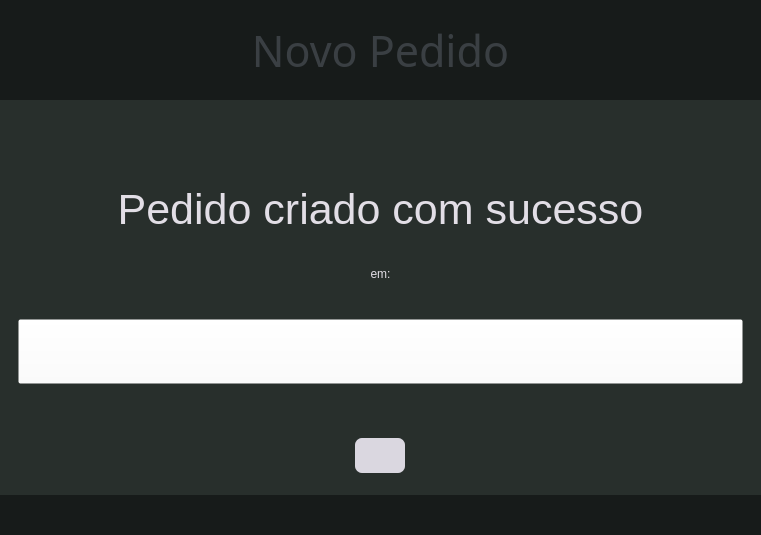
<?xml version="1.0" encoding="UTF-8"?>
<ui version="4.0">
 <class>novoPedidoDone</class>
 <widget class="QMainWindow" name="novoPedidoDone">
  <property name="geometry">
   <rect>
    <x>0</x>
    <y>0</y>
    <width>761</width>
    <height>535</height>
   </rect>
  </property>
  <property name="windowTitle">
   <string>Novo Pedido</string>
  </property>
  <property name="windowIcon">
   <iconset resource="gui_data/resources.qrc">
    <normaloff>:/icon/images/invoiceIcon.png</normaloff>:/icon/images/invoiceIcon.png</iconset>
  </property>
  <widget class="QWidget" name="centralwidget">
   <layout class="QVBoxLayout" name="verticalLayout">
    <property name="spacing">
     <number>0</number>
    </property>
    <property name="leftMargin">
     <number>0</number>
    </property>
    <property name="topMargin">
     <number>0</number>
    </property>
    <property name="rightMargin">
     <number>0</number>
    </property>
    <property name="bottomMargin">
     <number>0</number>
    </property>
    <item>
     <widget class="QFrame" name="Header">
      <property name="maximumSize">
       <size>
        <width>16777215</width>
        <height>100</height>
       </size>
      </property>
      <property name="styleSheet">
       <string notr="true">
background-color: rgb(23, 27, 26);</string>
      </property>
      <property name="frameShape">
       <enum>QFrame::NoFrame</enum>
      </property>
      <property name="frameShadow">
       <enum>QFrame::Raised</enum>
      </property>
      <layout class="QHBoxLayout" name="horizontalLayout">
       <item>
        <widget class="QFrame" name="HeaderFrame">
         <property name="frameShape">
          <enum>QFrame::NoFrame</enum>
         </property>
         <property name="frameShadow">
          <enum>QFrame::Raised</enum>
         </property>
         <layout class="QHBoxLayout" name="horizontalLayout_3">
          <item>
           <widget class="QFrame" name="AALogo">
            <property name="minimumSize">
             <size>
              <width>200</width>
              <height>0</height>
             </size>
            </property>
            <property name="maximumSize">
             <size>
              <width>200</width>
              <height>16777215</height>
             </size>
            </property>
            <property name="styleSheet">
             <string notr="true">image: url(:/logo/images/AAlogo.png);</string>
            </property>
            <property name="frameShape">
             <enum>QFrame::NoFrame</enum>
            </property>
            <property name="frameShadow">
             <enum>QFrame::Raised</enum>
            </property>
           </widget>
          </item>
          <item>
           <widget class="QLabel" name="NewRequestLabel">
            <property name="font">
             <font>
              <family>.SF Compact</family>
              <pointsize>32</pointsize>
             </font>
            </property>
            <property name="styleSheet">
             <string notr="true">color: rgb(58, 63, 67);</string>
            </property>
            <property name="text">
             <string>Novo Pedido</string>
            </property>
            <property name="alignment">
             <set>Qt::AlignCenter</set>
            </property>
           </widget>
          </item>
          <item>
           <widget class="QFrame" name="HeaderEmpty">
            <property name="minimumSize">
             <size>
              <width>200</width>
              <height>0</height>
             </size>
            </property>
            <property name="maximumSize">
             <size>
              <width>200</width>
              <height>16777215</height>
             </size>
            </property>
            <property name="frameShape">
             <enum>QFrame::NoFrame</enum>
            </property>
            <property name="frameShadow">
             <enum>QFrame::Raised</enum>
            </property>
           </widget>
          </item>
         </layout>
        </widget>
       </item>
      </layout>
     </widget>
    </item>
    <item>
     <widget class="QFrame" name="Body">
      <property name="styleSheet">
       <string notr="true">
background-color: rgb(40, 47, 44);</string>
      </property>
      <property name="frameShape">
       <enum>QFrame::NoFrame</enum>
      </property>
      <property name="frameShadow">
       <enum>QFrame::Raised</enum>
      </property>
      <layout class="QVBoxLayout" name="verticalLayout_4">
       <property name="bottomMargin">
        <number>0</number>
       </property>
       <item>
        <widget class="QFrame" name="BodyFrame">
         <property name="frameShape">
          <enum>QFrame::NoFrame</enum>
         </property>
         <property name="frameShadow">
          <enum>QFrame::Raised</enum>
         </property>
         <layout class="QVBoxLayout" name="verticalLayout_2">
          <item>
           <widget class="QLabel" name="label">
            <property name="maximumSize">
             <size>
              <width>16777215</width>
              <height>30</height>
             </size>
            </property>
            <property name="font">
             <font>
              <family>.SF Compact</family>
              <pointsize>24</pointsize>
             </font>
            </property>
            <property name="styleSheet">
             <string notr="true">color: rgb(226, 222, 230)</string>
            </property>
            <property name="text">
             <string/>
            </property>
           </widget>
          </item>
          <item>
           <widget class="QFrame" name="BodyBody">
            <property name="frameShape">
             <enum>QFrame::NoFrame</enum>
            </property>
            <property name="frameShadow">
             <enum>QFrame::Raised</enum>
            </property>
            <layout class="QVBoxLayout" name="verticalLayout_3">
             <property name="spacing">
              <number>0</number>
             </property>
             <property name="leftMargin">
              <number>0</number>
             </property>
             <property name="topMargin">
              <number>0</number>
             </property>
             <property name="rightMargin">
              <number>0</number>
             </property>
             <property name="bottomMargin">
              <number>0</number>
             </property>
             <item>
              <widget class="QLabel" name="CreatedSuccessLabel">
               <property name="maximumSize">
                <size>
                 <width>16777215</width>
                 <height>40</height>
                </size>
               </property>
               <property name="font">
                <font>
                 <pointsize>32</pointsize>
                </font>
               </property>
               <property name="styleSheet">
                <string notr="true">color: rgb(226, 222, 230);</string>
               </property>
               <property name="text">
                <string>Pedido criado com sucesso</string>
               </property>
               <property name="alignment">
                <set>Qt::AlignCenter</set>
               </property>
              </widget>
             </item>
             <item>
              <widget class="QLabel" name="InFileLabel">
               <property name="maximumSize">
                <size>
                 <width>16777215</width>
                 <height>20</height>
                </size>
               </property>
               <property name="styleSheet">
                <string notr="true">color: rgb(226, 222, 230)</string>
               </property>
               <property name="text">
                <string>em:</string>
               </property>
               <property name="alignment">
                <set>Qt::AlignCenter</set>
               </property>
              </widget>
             </item>
             <item>
              <widget class="QPushButton" name="ConfirmButton">
               <property name="maximumSize">
                <size>
                 <width>16777215</width>
                 <height>65</height>
                </size>
               </property>
               <property name="styleSheet">
                <string notr="true">QPushButton {
background-color: rgba(255, 255, 255, 0);
}</string>
               </property>
               <property name="text">
                <string/>
               </property>
               <property name="icon">
                <iconset resource="gui_data/resources.qrc">
                 <normaloff>:/icon/images/confirmedIcon.png</normaloff>:/icon/images/confirmedIcon.png</iconset>
               </property>
               <property name="iconSize">
                <size>
                 <width>60</width>
                 <height>60</height>
                </size>
               </property>
              </widget>
             </item>
            </layout>
           </widget>
          </item>
          <item>
           <widget class="QFrame" name="MenuFrame">
            <property name="maximumSize">
             <size>
              <width>16777215</width>
              <height>60</height>
             </size>
            </property>
            <property name="frameShape">
             <enum>QFrame::NoFrame</enum>
            </property>
            <property name="frameShadow">
             <enum>QFrame::Raised</enum>
            </property>
            <layout class="QHBoxLayout" name="horizontalLayout_5">
             <item>
              <widget class="QPushButton" name="MenuButton">
               <property name="minimumSize">
                <size>
                 <width>50</width>
                 <height>35</height>
                </size>
               </property>
               <property name="maximumSize">
                <size>
                 <width>50</width>
                 <height>35</height>
                </size>
               </property>
               <property name="styleSheet">
                <string notr="true">QPushButton {

	background-color: rgb(218, 215, 224);
	border-radius: 7px;
}

QPushButton:hover {
	background-color: rgb(190, 190, 190);

}
QPushButton:pressed {
	background-color: rgb(160, 160, 160);

}</string>
               </property>
               <property name="text">
                <string/>
               </property>
               <property name="icon">
                <iconset resource="gui_data/resources.qrc">
                 <normaloff>:/icon/images/homeIcon2.png</normaloff>:/icon/images/homeIcon2.png</iconset>
               </property>
               <property name="iconSize">
                <size>
                 <width>22</width>
                 <height>22</height>
                </size>
               </property>
              </widget>
             </item>
            </layout>
           </widget>
          </item>
         </layout>
        </widget>
       </item>
      </layout>
     </widget>
    </item>
    <item>
     <widget class="QFrame" name="Bottom">
      <property name="maximumSize">
       <size>
        <width>16777215</width>
        <height>40</height>
       </size>
      </property>
      <property name="styleSheet">
       <string notr="true">
background-color: rgb(23, 27, 26);</string>
      </property>
      <property name="frameShape">
       <enum>QFrame::NoFrame</enum>
      </property>
      <property name="frameShadow">
       <enum>QFrame::Raised</enum>
      </property>
     </widget>
    </item>
   </layout>
  </widget>
 </widget>
 <resources>
  <include location="gui_data/resources.qrc"/>
 </resources>
 <connections/>
</ui>
